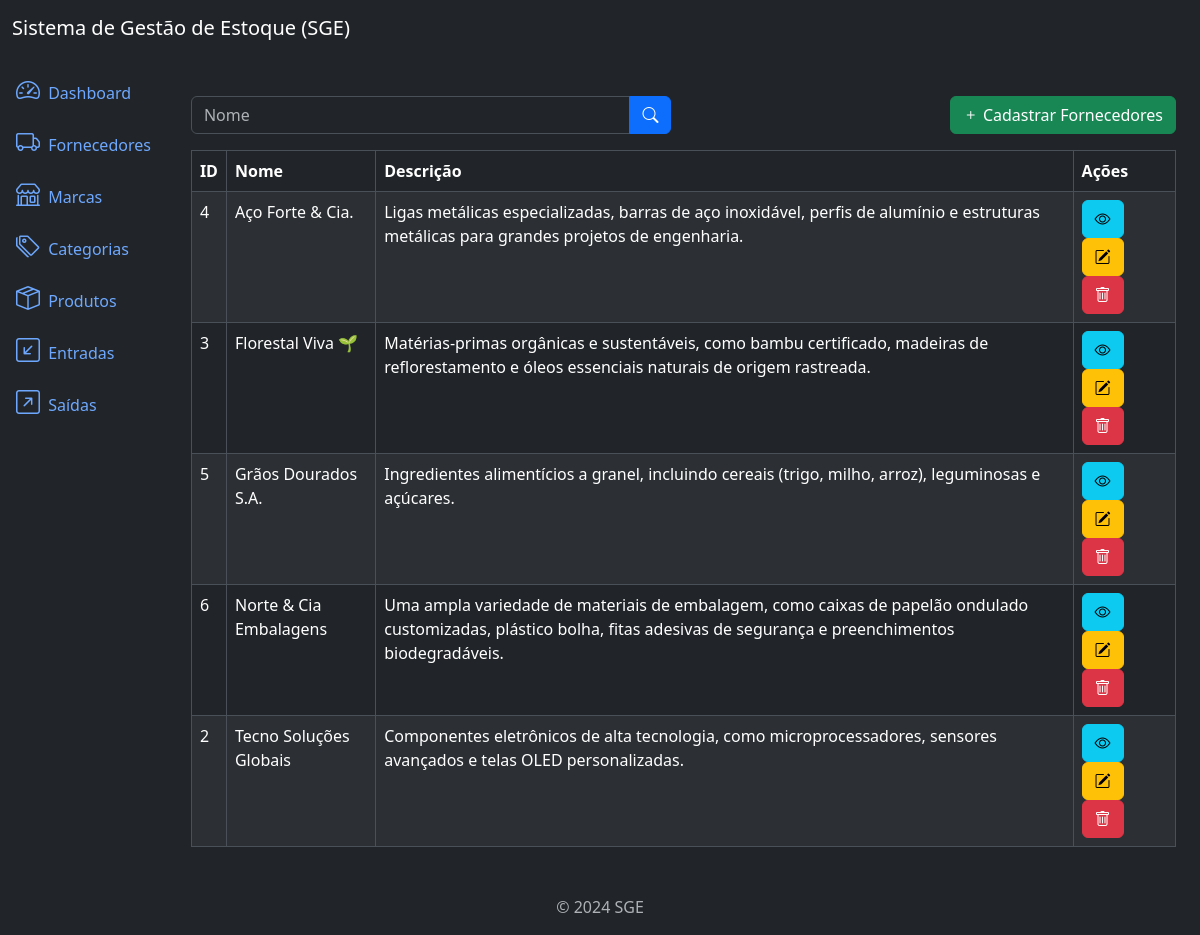
Screenshot of /suppliers/list/ with the database file from the repository.
### supplier/models.py (models this page shows, shortened)
class Supllier(models.Model):
    name = models.CharField(max_length=300)
    description = models.TextField(null=True, blank=True)
    created_at = models.DateTimeField(auto_now_add=True)
    updated_at = models.DateTimeField(auto_now=True)
    class Meta:
        ordering = ['name']

### supplier/views.py (the view)
# urls.py: path('suppliers/list/', views.SuppliersListView.as_view(), \
class SuppliersListView(ListView):
    model = models.Supllier
    template_name = 'suppliers_list.html'
    context_object_name = 'suppliers'
    paginate_by = 5
    def get_queryset(self):
        qs = super().get_queryset()
        name = self.request.GET.get('name')
        if name:
            qs = qs.filter(name__icontains=name)
        return qs

### supplier/templates/suppliers_list.html (shortened to what this page needs)
{% extends 'base.html' %}
{% block content %}
<div class='row mb-3'>
    <div class='col-md-6'>
        <form method="get" action="{% url "suppliers_list" %}">
            <div class='input-group'>
                <input type="text" class="form-control" name='name' placeholder='Nome' value="{{request.GET.name}}">
                <button type='submit' class="btn btn-primary">
                    <i class='bi bi-search'></i>
                </button>
            </div>
        </form>
    </div>
    <div class='col-md-6'>
        <a href="{% url "suppliers_create" %}" class='btn btn-success float-end'>
            <i class='bi bi-plus'></i>
            Cadastrar Fornecedores
        </a>
    </div>
</div>
<div class="table-responsive">
    <table class="table table-striped table-bordered">
        <thead class="thead-dark">
            <tr>
                <th>ID</th>
                <th>Nome</th>
                <th>Descrição</th>
                <th>Ações</th>
            </tr>
        </thead>
        <tbody>
            {% for supplier in suppliers %}
                <tr>
                    <td>{{supplier.pk}}</td>
                    <td>{{supplier.name}}</td>
                    <td>{{supplier.description}}</td>
                    <td>
                        <a href="{% url "suppliers_detail" supplier.pk %}" class='btn btn-info btn-small'>
                            <i class='bi bi-eye'></i>
                        </a>
                        <a href="{% url "suppliers_update" supplier.pk %}" class='btn btn-warning btn-small'>
                            <i class='bi bi-pencil-square'></i>
                        </a>
                        <a href="{% url "suppliers_delete" supplier.pk %}" class='btn btn-danger btn-small'>
                            <i class='bi bi bi-trash'></i>
                        </a>
                    </td>
                </tr>
            {% endfor %}
        </tbody>
    </table>
</div>
{% endblock content %}

### rows the page displays
Supllier: pk "4", name "Aço Forte & Cia.", description "Ligas metálicas especializadas, barras de aço inoxidável, perfis de alumínio e estruturas metálicas para grandes projetos de engenharia."
Supllier: pk "3", name "Florestal Viva 🌱", description "Matérias-primas orgânicas e sustentáveis, como bambu certificado, madeiras de reflorestamento e óleos essenciais naturais de origem rastreada."
Supllier: pk "5", name "Grãos Dourados S.A.", description "Ingredientes alimentícios a granel, incluindo cereais (trigo, milho, arroz), leguminosas e açúcares."
Supllier: pk "6", name "Norte & Cia Embalagens", description "Uma ampla variedade de materiais de embalagem, como caixas de papelão ondulado customizadas, plástico bolha, fitas adesivas de segurança e preenchimentos biodegradáveis."
Supllier: pk "2", name "Tecno Soluções Globais", description "Componentes eletrônicos de alta tecnologia, como microprocessadores, sensores avançados e telas OLED personalizadas."
